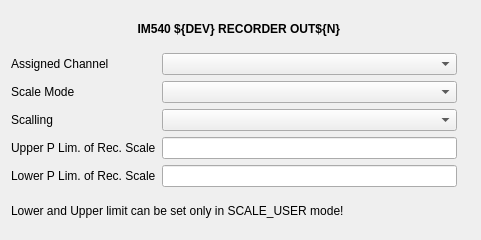
<?xml version="1.0" encoding="UTF-8"?>
<ui version="4.0">
 <class>Form</class>
 <widget class="QWidget" name="Form">
  <property name="geometry">
   <rect>
    <x>0</x>
    <y>0</y>
    <width>481</width>
    <height>240</height>
   </rect>
  </property>
  <property name="windowTitle">
   <string>Form</string>
  </property>
  <layout class="QVBoxLayout" name="verticalLayout">
   <item>
    <widget class="QLabel" name="Tittle">
     <property name="font">
      <font>
       <weight>75</weight>
       <bold>true</bold>
      </font>
     </property>
     <property name="text">
      <string>IM540 ${DEV} RECORDER OUT${N} </string>
     </property>
     <property name="alignment">
      <set>Qt::AlignCenter</set>
     </property>
    </widget>
   </item>
   <item>
    <layout class="QGridLayout" name="gridLayout">
     <item row="4" column="2">
      <widget class="PyDMLabel" name="PyDMLabel_5">
       <property name="toolTip">
        <string/>
       </property>
       <property name="precision" stdset="0">
        <number>2</number>
       </property>
       <property name="showUnits" stdset="0">
        <bool>true</bool>
       </property>
       <property name="precisionFromPV" stdset="0">
        <bool>false</bool>
       </property>
       <property name="alarmSensitiveBorder" stdset="0">
        <bool>true</bool>
       </property>
       <property name="channel" stdset="0">
        <string>ca://${DEV}:RSL_LOW_OUT${N}</string>
       </property>
       <property name="displayFormat" stdset="0">
        <enum>PyDMLabel::Exponential</enum>
       </property>
      </widget>
     </item>
     <item row="2" column="0">
      <widget class="QLabel" name="label_3">
       <property name="text">
        <string>Scalling</string>
       </property>
      </widget>
     </item>
     <item row="3" column="2">
      <widget class="PyDMLabel" name="PyDMLabel_4">
       <property name="toolTip">
        <string/>
       </property>
       <property name="precision" stdset="0">
        <number>2</number>
       </property>
       <property name="showUnits" stdset="0">
        <bool>true</bool>
       </property>
       <property name="precisionFromPV" stdset="0">
        <bool>false</bool>
       </property>
       <property name="alarmSensitiveBorder" stdset="0">
        <bool>true</bool>
       </property>
       <property name="channel" stdset="0">
        <string>ca://${DEV}:RSL_HIGH_OUT${N}</string>
       </property>
       <property name="displayFormat" stdset="0">
        <enum>PyDMLabel::Exponential</enum>
       </property>
      </widget>
     </item>
     <item row="1" column="2">
      <widget class="PyDMLabel" name="PyDMLabel_2">
       <property name="toolTip">
        <string/>
       </property>
       <property name="alarmSensitiveBorder" stdset="0">
        <bool>true</bool>
       </property>
       <property name="channel" stdset="0">
        <string>ca://${DEV}:GET_RSM_OUT${N}</string>
       </property>
      </widget>
     </item>
     <item row="2" column="1">
      <widget class="PyDMEnumComboBox" name="PyDMEnumComboBox_3">
       <property name="toolTip">
        <string/>
       </property>
       <property name="alarmSensitiveBorder" stdset="0">
        <bool>false</bool>
       </property>
       <property name="channel" stdset="0">
        <string>ca://${DEV}:SET_RSC_OUT${N}</string>
       </property>
      </widget>
     </item>
     <item row="0" column="0">
      <widget class="QLabel" name="label">
       <property name="frameShape">
        <enum>QFrame::NoFrame</enum>
       </property>
       <property name="text">
        <string>Assigned Channel</string>
       </property>
      </widget>
     </item>
     <item row="3" column="0">
      <widget class="QLabel" name="label_4">
       <property name="text">
        <string>Upper P Lim. of Rec. Scale</string>
       </property>
      </widget>
     </item>
     <item row="4" column="0">
      <widget class="QLabel" name="label_5">
       <property name="text">
        <string>Lower P Lim. of Rec. Scale</string>
       </property>
      </widget>
     </item>
     <item row="3" column="1">
      <widget class="PyDMLineEdit" name="PyDMLineEdit">
       <property name="toolTip">
        <string/>
       </property>
       <property name="precision" stdset="0">
        <number>2</number>
       </property>
       <property name="showUnits" stdset="0">
        <bool>false</bool>
       </property>
       <property name="precisionFromPV" stdset="0">
        <bool>false</bool>
       </property>
       <property name="alarmSensitiveBorder" stdset="0">
        <bool>false</bool>
       </property>
       <property name="channel" stdset="0">
        <string>ca://${DEV}:SET_RSL_HIGH_OUT${N}</string>
       </property>
       <property name="displayFormat" stdset="0">
        <enum>PyDMLineEdit::Exponential</enum>
       </property>
      </widget>
     </item>
     <item row="1" column="0">
      <widget class="QLabel" name="label_2">
       <property name="text">
        <string>Scale Mode</string>
       </property>
      </widget>
     </item>
     <item row="4" column="1">
      <widget class="PyDMLineEdit" name="PyDMLineEdit_2">
       <property name="toolTip">
        <string/>
       </property>
       <property name="precision" stdset="0">
        <number>2</number>
       </property>
       <property name="showUnits" stdset="0">
        <bool>false</bool>
       </property>
       <property name="precisionFromPV" stdset="0">
        <bool>false</bool>
       </property>
       <property name="alarmSensitiveBorder" stdset="0">
        <bool>false</bool>
       </property>
       <property name="channel" stdset="0">
        <string>ca://${DEV}:SET_RSL_LOW_OUT${N}</string>
       </property>
       <property name="displayFormat" stdset="0">
        <enum>PyDMLineEdit::Exponential</enum>
       </property>
      </widget>
     </item>
     <item row="0" column="2">
      <widget class="PyDMLabel" name="PyDMLabel">
       <property name="toolTip">
        <string/>
       </property>
       <property name="precisionFromPV" stdset="0">
        <bool>false</bool>
       </property>
       <property name="alarmSensitiveBorder" stdset="0">
        <bool>true</bool>
       </property>
       <property name="channel" stdset="0">
        <string>ca://${DEV}:GET_RSO_OUT${N}</string>
       </property>
      </widget>
     </item>
     <item row="2" column="2">
      <widget class="PyDMLabel" name="PyDMLabel_3">
       <property name="toolTip">
        <string/>
       </property>
       <property name="precisionFromPV" stdset="0">
        <bool>false</bool>
       </property>
       <property name="alarmSensitiveBorder" stdset="0">
        <bool>true</bool>
       </property>
       <property name="channel" stdset="0">
        <string>ca://${DEV}:GET_RSC_OUT${N}</string>
       </property>
      </widget>
     </item>
     <item row="1" column="1">
      <widget class="PyDMEnumComboBox" name="PyDMEnumComboBox_2">
       <property name="toolTip">
        <string/>
       </property>
       <property name="alarmSensitiveBorder" stdset="0">
        <bool>false</bool>
       </property>
       <property name="channel" stdset="0">
        <string>ca://${DEV}:SET_RSM_OUT${N}</string>
       </property>
      </widget>
     </item>
     <item row="0" column="1">
      <widget class="PyDMEnumComboBox" name="PyDMEnumComboBox">
       <property name="toolTip">
        <string/>
       </property>
       <property name="alarmSensitiveBorder" stdset="0">
        <bool>false</bool>
       </property>
       <property name="channel" stdset="0">
        <string>ca://${DEV}:SET_RSO_OUT${N}</string>
       </property>
      </widget>
     </item>
    </layout>
   </item>
   <item>
    <widget class="QLabel" name="label_6">
     <property name="text">
      <string>Lower and Upper limit can be set only in SCALE_USER mode!</string>
     </property>
    </widget>
   </item>
  </layout>
 </widget>
 <customwidgets>
  <customwidget>
   <class>PyDMLabel</class>
   <extends>QLabel</extends>
   <header>pydm.widgets.label</header>
  </customwidget>
  <customwidget>
   <class>PyDMEnumComboBox</class>
   <extends>QComboBox</extends>
   <header>pydm.widgets.enum_combo_box</header>
  </customwidget>
  <customwidget>
   <class>PyDMLineEdit</class>
   <extends>QLineEdit</extends>
   <header>pydm.widgets.line_edit</header>
  </customwidget>
 </customwidgets>
 <resources/>
 <connections/>
</ui>
